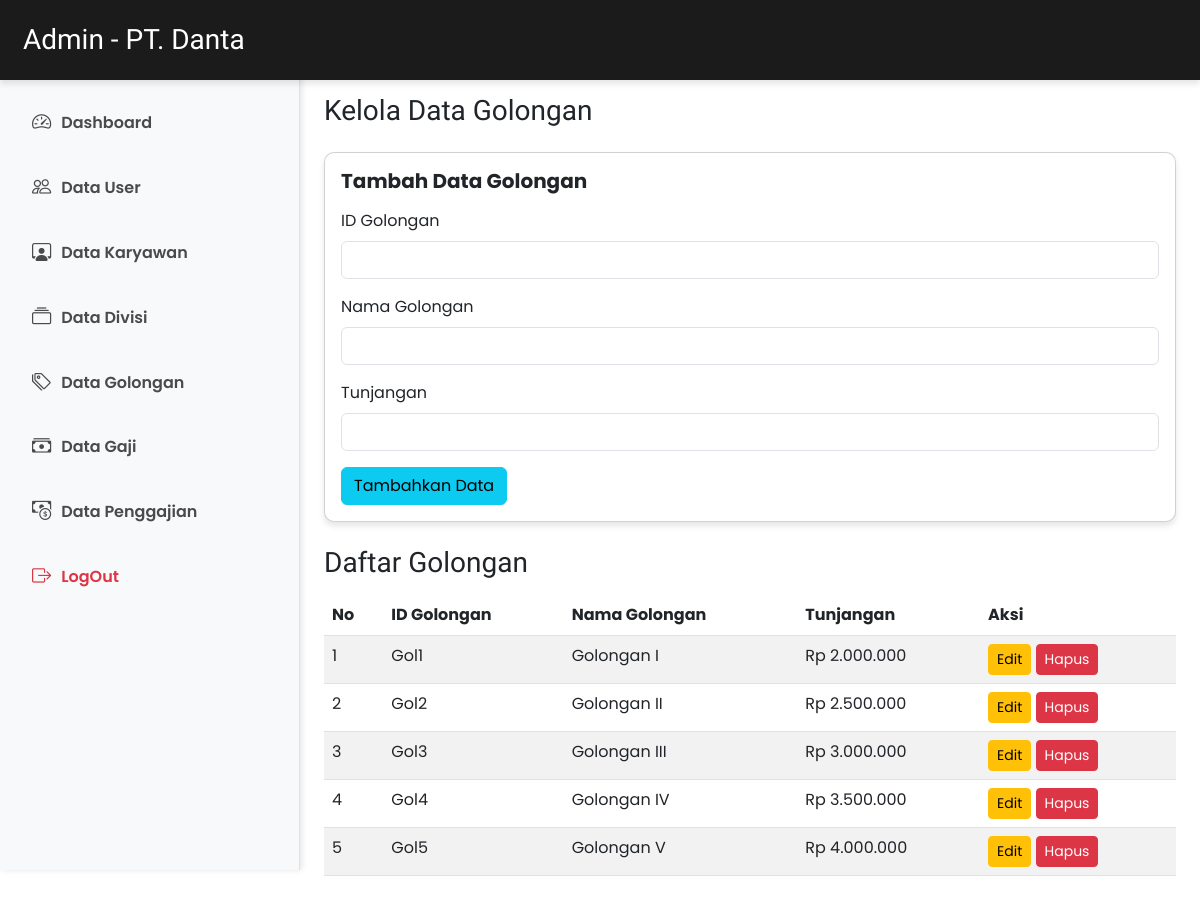
The app's page /datagolongan/index.php (signed in) with its own data.
### tables this page shows
CREATE TABLE `tb_golongan` (
  `ID_Golongan` varchar(50) NOT NULL,
  `Nama_Golongan` varchar(50) NOT NULL,
  `Tunjangan` decimal(15,2) NOT NULL
);

### datagolongan/index.php (the view, shortened to what this page needs)
<?php
include '../service/database.php';
$data_divisi = mysqli_query($db, "SELECT * FROM tb_golongan") or die(mysqli_error($db));
?>
<!DOCTYPE html>
<html lang="en">
<head>
    <link href="https://cdn.jsdelivr.net/npm/bootstrap@5.3.0/dist/css/bootstrap.min.css" rel="stylesheet">
    <link href="https://cdn.jsdelivr.net/npm/bootstrap-icons/font/bootstrap-icons.css" rel="stylesheet">
    <link href="css/style.css" rel="stylesheet">
</head>
<body>
    <?php include 'includes/header.php'; ?>
    <div class="d-flex" style="padding-top: 70px;">
        <?php include 'includes/sidebar.php'; ?>
        <main class="p-4" style="margin-left: 25%; width: 75%;">
            <h3 class="mb-4">Kelola Data Golongan</h3>
            <div class="card mb-4">
                <div class="card-body">
                    <h5 class="card-title mb-3" style="font-weight:bold;">Tambah Data Golongan</h5>
                    <form method="POST" action="">
                        <div class="mb-3">
                            <label for="id_golongan" class="form-label">ID Golongan</label>
                            <input type="text" class="form-control" id="id_golongan" name="id_golongan" required>
                        </div>
                        <div class="mb-3">
                            <label for="nama_divisi" class="form-label">Nama Golongan</label>
                            <input type="text" class="form-control" id="nama_golongan" name="nama_golongan" required>
                        </div>
                        <div class="mb-3">
                            <label for="tunjangan" class="form-label">Tunjangan</label>
                            <input type="text" class="form-control" id="tunjangan" name="tunjangan" required oninput="formatRupiah(this)">
                        </div>
                        <button type="submit" class="btn btn-info">Tambahkan Data</button>
                    </form>
                </div>
            </div>
            <h3 class="mb-3">Daftar Golongan</h3>
            <table class="table table-striped">
            <thead>
                    <tr>
                        <th scope="col">No</th>
                        <th scope="col">ID Golongan</th>
                        <th scope="col">Nama Golongan</th>
                        <th scope="col">Tunjangan</th>
                        <th scope="col">Aksi</th>
                    </tr>
                </thead>
                <tbody>
                    <?php
                    $no = 1;
                    while ($row = mysqli_fetch_assoc($data_divisi)) {
                        echo "<tr>";
                        echo "<td>" . $no++ . "</td>";
                        echo "<td>" . $row['ID_Golongan'] . "</td>";
                        echo "<td>" . $row['Nama_Golongan'] . "</td>";
                        echo "<td>Rp " . number_format($row['Tunjangan'], 0, ',', '.') . "</td>";
                        echo "<td>
                                <a href='includes/edit_golongan.php?id=" . $row['ID_Golongan'] . "' class='btn btn-warning btn-sm'>Edit</a>
                                <a href='#' class='btn btn-danger btn-sm' onclick='confirmDelete(\"" . $row['ID_Golongan'] . "\")'>Hapus</a>
                            </td>";
                        echo "</tr>";
                    }
                    ?>
                </tbody>
            </table>
        </main>
    </div>
</body>
</html>

### datagolongan/includes/header.php (shortened to what this page needs)
<header class="text-white fixed-top" style="background-color:#1b1b1b; padding: 19px; color: #fff;">
    <h3 class="m-1">Admin - PT. Danta</h3>
</header>

### datagolongan/includes/sidebar.php (shortened to what this page needs)
<aside class="bg-light border-end vh-100" style="width: 25%; position: fixed;">
    <ul class="nav flex-column p-3">
        <li class="nav-item">
            <a href="../dashboard" class="nav-link">
                <i class="bi bi-speedometer2"></i> Dashboard
            </a>
        </li>
        <li class="nav-item">
            <a href="../datauser" class="nav-link">
                <i class="bi bi-people"></i> Data User
            </a>
        </li>
        <li class="nav-item">
            <a href="../datakaryawan" class="nav-link">
                <i class="bi bi-person-workspace"></i> Data Karyawan
            </a>
        </li>
        <li class="nav-item">
            <a href="../datadivisi" class="nav-link">
                <i class="bi bi-collection"></i> Data Divisi
            </a>
        </li>
        <li class="nav-item">
            <a href="#" class="nav-link">
                <i class="bi bi-tags"></i> Data Golongan
            </a>
        </li>
        <li class="nav-item">
            <a href="../datagaji" class="nav-link">
                <i class="bi bi-cash-stack"></i> Data Gaji
            </a>
        </li>
        <li class="nav-item">
            <a href="../datapenggajian" class="nav-link">
                <i class="bi bi-cash-coin"></i> Data Penggajian
            </a>
        </li>
        <li class="nav-item">
            <a href="../service/logout.php" class="nav-link text-danger">
                <i class="bi bi-box-arrow-right"></i> LogOut
            </a>
        </li>
    </ul>
</aside>

### datagolongan/css/style.css (style rules this page uses)
body { font-family: Arial, sans-serif; }
header { z-index: 1030; padding: 19px; box-shadow: 0 4px 6px rgba(0, 0, 0, 0.1); }
header h3 { font-family: "Zen Dots", serif; font-weight: 400; font-style: normal; }
aside { z-index: 1020; height: 100%; box-shadow: 2px 0 6px rgba(0, 0, 0, 0.1); padding-top: 15px }
aside ul { list-style-type: none; padding: 0; }
aside ul li { margin-bottom: 20px; }
.nav-link { display: flex; align-items: center; gap: 10px; color:#4a4a4a; font-weight: 530; }
.nav-link i { font-size: 1.2rem; }
.card { border-radius: 10px; box-shadow: 0 4px 6px rgba(0, 0, 0, 0.1); transition: transform 0.3s ease; }

### datagolongan/index.php (style rules this page uses)
body { font-family: 'Poppins', sans-serif; }
.card { border-radius: 10px; box-shadow: 0 4px 6px rgba(0, 0, 0, 0.1); }

### datagolongan/includes/header.php (style rules this page uses)
h3 { font-family: "Zen Dots", serif; font-size: 28px; font-weight: 400; font-style: normal; }

### datagolongan/includes/sidebar.php (style rules this page uses)
aside { z-index: 1020; height: 100%; box-shadow: 2px 0 6px rgba(0, 0, 0, 0.1); padding-top: 15px }
aside ul li { margin-bottom: 20px; }
.nav-link { color:#4a4a4a; font-weight: 530; }

### records on screen
tb_golongan: ID_Golongan "Gol1", Nama_Golongan "Golongan I", Tunjangan "2.000.000"
tb_golongan: ID_Golongan "Gol2", Nama_Golongan "Golongan II", Tunjangan "2.500.000"
tb_golongan: ID_Golongan "Gol3", Nama_Golongan "Golongan III", Tunjangan "3.000.000"
tb_golongan: ID_Golongan "Gol4", Nama_Golongan "Golongan IV", Tunjangan "3.500.000"
tb_golongan: ID_Golongan "Gol5", Nama_Golongan "Golongan V", Tunjangan "4.000.000"
